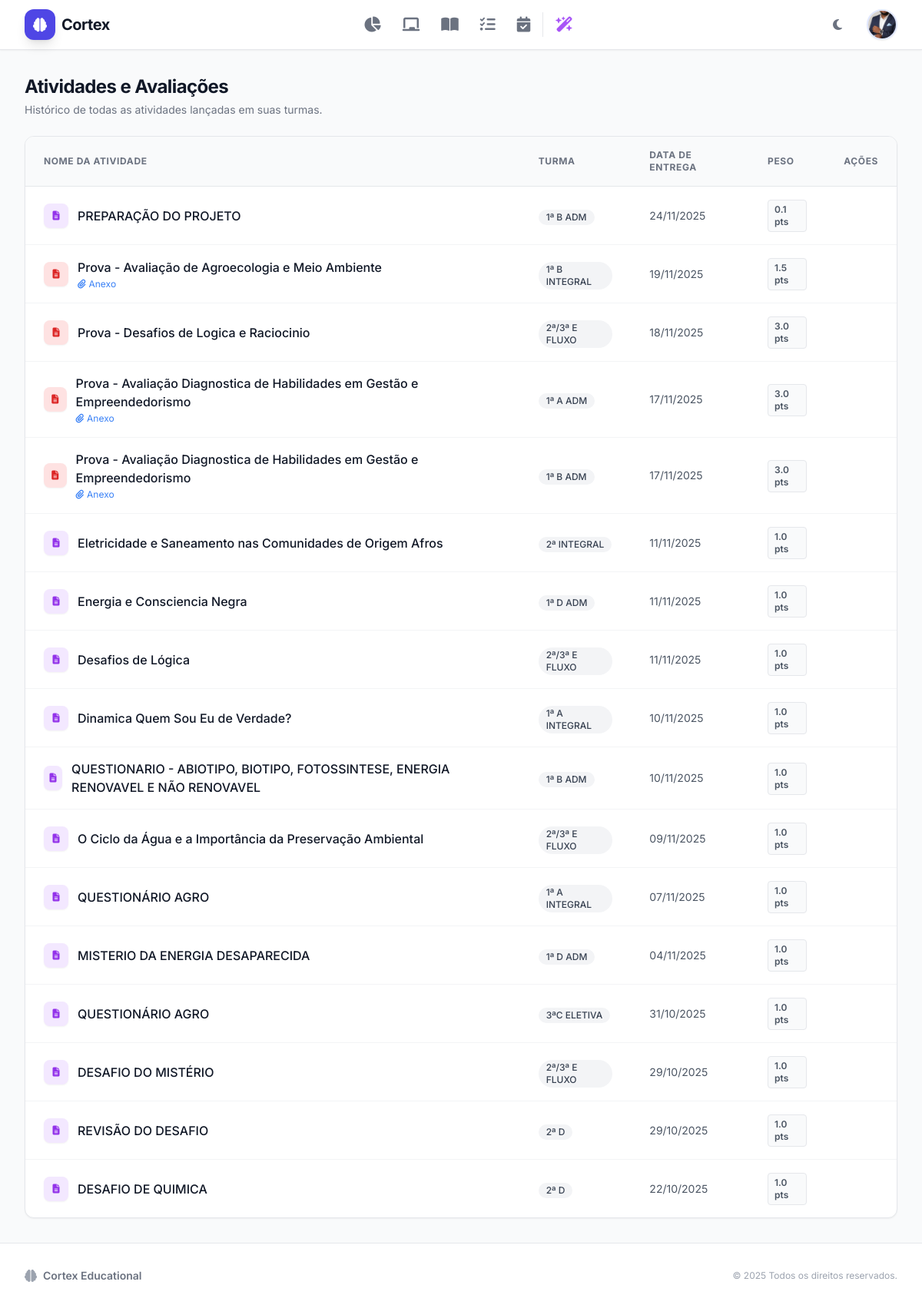
Screenshot of /atividades/listar (signed in) with the database file from the repository.
### models.py (models this page shows, shortened)
class User(db.Model, UserMixin):
    __tablename__ = 'users'
    id = db.Column(db.Integer, primary_key=True)
    username = db.Column(db.String(80), unique=True, nullable=False)
    password_hash = db.Column(db.String(128), nullable=False)
    is_professor = db.Column(db.Boolean, default=True) # Se False, é aluno ou admin
    is_admin = db.Column(db.Boolean, default=False)    # Se True, vê dados de todos
    escola_id = db.Column(db.Integer, db.ForeignKey('escolas.id'), nullable=True)
    email_contato = db.Column(db.String(120), nullable=True)
    telefone = db.Column(db.String(20), nullable=True)
    foto_perfil_path = db.Column(db.String(255), nullable=True)
    genero = db.Column(db.String(20), default='Masculino')
    lembretes = db.relationship('Lembrete', backref='autor', lazy=True, cascade='all, delete-orphan')
    turmas = db.relationship('Turma', backref='autor', lazy=True, cascade='all, delete-orphan')
    horarios = db.relationship('Horario', backref='autor', lazy=True, cascade='all, delete-orphan')
    entradas_diario = db.relationship('DiarioBordo', backref='autor_diario', lazy=True, cascade='all, delete-orphan', foreign_keys='DiarioBordo.id_user')
    notificacoes = db.relationship('Notificacao', backref='destinatario', lazy=True, cascade='all, delete-orphan')

class Atividade(db.Model):
    __tablename__ = 'atividades'
    id = db.Column(db.Integer, primary_key=True)
    id_turma = db.Column(db.Integer, db.ForeignKey('turmas.id'), nullable=True)
    titulo = db.Column(db.String(100))
    tipo = db.Column(db.String(50), default='Atividade') # Ex: Prova, Trabalho, Caderno
    peso = db.Column(db.Float) # Representa o valor total (ex: 10.0)
    data = db.Column(db.Date)
    descricao = db.Column(db.Text)
    nome_arquivo_anexo = db.Column(db.String(255), nullable=True)
    path_arquivo_anexo = db.Column(db.String(255), nullable=True)
    presencas = db.relationship('Presenca', backref='atividade', lazy=True, cascade='all, delete-orphan')
    habilidades = db.relationship('Habilidade', secondary=atividade_habilidade, backref='atividades')

class Turma(db.Model):
    __tablename__ = 'turmas'
    id = db.Column(db.Integer, primary_key=True)
    nome = db.Column(db.String(100), nullable=False)
    descricao = db.Column(db.Text)
    turno = db.Column(db.String(50)) # Ex: Matutino, Vespertino, Noturno
    id_user = db.Column(db.Integer, db.ForeignKey('users.id'), nullable=False)
    alunos = db.relationship('Aluno', backref='turma', lazy=True)
    atividades = db.relationship('Atividade', backref='turma', lazy=True, cascade='all, delete-orphan')
    planos_de_aula = db.relationship('PlanoDeAula', backref='turma', lazy=True, cascade='all, delete-orphan')

### blueprints/core.py (the view)
@core_bp.route('/atividades/listar')
@login_required
def listar_atividades():
    turmas_ids = [t.id for t in current_user.turmas]
    if not turmas_ids:
        atividades = []
    else:
        atividades = Atividade.query.filter(Atividade.id_turma.in_(turmas_ids)).order_by(Atividade.data.desc()).all()
    return render_template('listar_atividades.html', atividades=atividades)

### templates/listar_atividades.html (shortened to what this page needs)
{% extends "base.html" %}
{% block content %}
<div class="space-y-6">
    <div class="flex flex-col sm:flex-row sm:items-center justify-between gap-4">
        <div>
            <h1 class="text-2xl font-bold text-gray-900 tracking-tight font-display">Atividades e Avaliações</h1>
            <p class="text-sm text-gray-500 mt-1">Histórico de todas as atividades lançadas em suas turmas.</p>
        </div>
    </div>
    <div class="bg-white rounded-xl shadow-sm border border-gray-200 overflow-hidden">
        <div class="overflow-x-auto">
            <table class="w-full text-left border-collapse">
                <thead>
                    <tr class="bg-gray-50 border-b border-gray-200 text-xs uppercase text-gray-500 font-semibold tracking-wider">
                        <th class="px-6 py-4">Nome da Atividade</th>
                        <th class="px-6 py-4">Turma</th>
                        <th class="px-6 py-4">Data de Entrega</th>
                        <th class="px-6 py-4">Peso</th>
                        <th class="px-6 py-4 text-right">Ações</th>
                    </tr>
                </thead>
                <tbody class="divide-y divide-gray-100">
                    {% for atividade in atividades %}
                    <tr class="hover:bg-gray-50 transition-colors group">
                        <td class="px-6 py-4">
                            <div class="flex items-center gap-3">
                                <div class="w-8 h-8 rounded-lg
                                    {% if 'Prova' in atividade.titulo %}bg-red-100 text-red-600
                                    {% elif 'Trabalho' in atividade.titulo %}bg-blue-100 text-blue-600
                                    {% else %}bg-purple-100 text-purple-600{% endif %}
                                    flex items-center justify-center text-xs shadow-sm">
                                    <i class="fas fa-file-alt"></i>
                                </div>
                                <div>
                                    <span class="font-medium text-gray-900 block">{{ atividade.titulo }}</span>
                                    {% if atividade.path_arquivo_anexo %}
                                        <span class="text-xs text-blue-500 flex items-center gap-1 mt-0.5">
                                            <i class="fas fa-paperclip"></i> Anexo
                                        </span>
                                    {% endif %}
                                </div>
                            </div>
                        </td>
                        <td class="px-6 py-4">
                            {% if atividade.turma %}
                                <a href="{{ url_for('alunos.turma', id_turma=atividade.turma.id) }}" class="inline-flex items-center px-2.5 py-0.5 rounded-full text-xs font-medium bg-gray-100 text-gray-700 hover:bg-indigo-50 hover:text-indigo-700 transition-colors">
                                    {{ atividade.turma.nome }}
                                </a>
                            {% else %}
                                <span class="text-gray-400 text-xs">-</span>
                            {% endif %}
                        </td>
                        <td class="px-6 py-4 text-sm text-gray-600">
                            {{ atividade.data.strftime('%d/%m/%Y') if atividade.data else 'Sem data' }}
                        </td>
                        <td class="px-6 py-4">
                            <span class="inline-flex items-center px-2 py-1 rounded text-xs font-semibold text-gray-600 bg-gray-50 border border-gray-200">
                                {{ atividade.peso }} pts
                            </span>
                        </td>
                        <td class="px-6 py-4 text-right">
                        </td>
                    </tr>
                    {% endfor %}
                </tbody>
            </table>
        </div>
    </div>
</div>
{% endblock %}

### templates/base.html (shortened to what this page needs)
<!DOCTYPE html>
<html lang="pt-br" class="light">
<head>
    <script src="https://cdn.tailwindcss.com"></script>
    <link rel="stylesheet" href="https://cdnjs.cloudflare.com/ajax/libs/font-awesome/6.4.0/css/all.min.css">
</head>
<body class="bg-gray-50 text-gray-800 flex flex-col min-h-screen dark:bg-gray-900 dark:text-gray-100 transition-colors duration-300">
    <nav class="bg-white border-b border-gray-200 sticky top-0 z-50 shadow-sm dark:bg-gray-800 dark:border-gray-700">
        <div class="max-w-7xl mx-auto px-4 sm:px-6 lg:px-8">
            <div class="flex justify-between h-16">
                <div class="flex items-center">
                    <a href="{{ url_for('core.index') }}" class="flex items-center gap-2 group">
                        <div class="w-10 h-10 bg-indigo-600 rounded-xl flex items-center justify-center text-white shadow-lg transform group-hover:scale-105 transition-transform">
                            <i class="fas fa-brain text-lg"></i>
                        </div>
                        <span class="font-bold text-xl text-gray-900 tracking-tight hidden sm:block group-hover:text-indigo-600 transition-colors dark:text-white dark:group-hover:text-indigo-400">Cortex</span>
                    </a>
                </div>
                {% if current_user.is_authenticated %}
                <div class="hidden md:flex items-center justify-center space-x-1">
                    <a href="{{ url_for('core.dashboard') }}" class="nav-item p-3 rounded-xl text-gray-500 hover:bg-indigo-50 hover:text-indigo-600 transition-all duration-200 dark:text-gray-400 dark:hover:bg-gray-700 dark:hover:text-indigo-400 group">
                        <i class="fas fa-chart-pie text-xl"></i>
                    </a>
                    <a href="{{ url_for('core.listar_turmas') }}" class="nav-item p-3 rounded-xl text-gray-500 hover:bg-indigo-50 hover:text-indigo-600 transition-all duration-200 dark:text-gray-400 dark:hover:bg-gray-700 dark:hover:text-indigo-400 group">
                        <i class="fas fa-chalkboard text-xl"></i>
                    </a>
                    <a href="{{ url_for('planos.listar_planos') }}" class="nav-item p-3 rounded-xl text-gray-500 hover:bg-indigo-50 hover:text-indigo-600 transition-all duration-200 dark:text-gray-400 dark:hover:bg-gray-700 dark:hover:text-indigo-400 group">
                        <i class="fas fa-book-open text-xl"></i>
                    </a>
                    <a href="{{ url_for('core.listar_atividades') }}" class="nav-item p-3 rounded-xl text-gray-500 hover:bg-indigo-50 hover:text-indigo-600 transition-all duration-200 dark:text-gray-400 dark:hover:bg-gray-700 dark:hover:text-indigo-400 group">
                        <i class="fas fa-tasks text-xl"></i>
                    </a>
                    <a href="{{ url_for('planos.diario_bordo') }}" class="nav-item p-3 rounded-xl text-gray-500 hover:bg-indigo-50 hover:text-indigo-600 transition-all duration-200 dark:text-gray-400 dark:hover:bg-gray-700 dark:hover:text-indigo-400 group">
                        <i class="fas fa-calendar-check text-xl"></i>
                    </a>
                    <a href="{{ url_for('planos.gerar_prova') }}" class="nav-item p-3 rounded-xl text-purple-500 hover:bg-purple-50 hover:text-purple-600 transition-all duration-200 dark:text-purple-400 dark:hover:bg-gray-700 group" title="IA Generator">
                        <i class="fas fa-wand-magic-sparkles text-xl"></i>
                    </a>
                </div>
                <div class="hidden md:flex items-center gap-4">
                    <button id="theme-toggle" class="p-2 rounded-lg text-gray-500 hover:bg-gray-100 dark:text-gray-400 dark:hover:bg-gray-700 focus:outline-none transition-colors" title="Alternar Tema">
                        <i class="fas fa-moon" id="theme-icon"></i>
                    </button>
                    <div class="relative group ml-2">
                        <button type="button" class="flex items-center focus:outline-none transition-transform hover:scale-105">
                            {% if current_user.foto_perfil_path %}
                                <img class="h-10 w-10 rounded-full object-cover border-2 border-indigo-100 shadow-sm hover:border-indigo-300 transition-colors"
                                     src="{{ url_for('static', filename='uploads/' + current_user.foto_perfil_path) }}"
                                     alt="Perfil"
                                     onerror="this.style.display='none'; this.nextElementSibling.style.display='flex';">
                            {% else %}
                                <div class="h-10 w-10 rounded-full bg-gradient-to-br from-indigo-500 to-purple-600 text-white flex items-center justify-center font-bold text-sm shadow-md border-2 border-white dark:border-gray-800">
                                    {{ current_user.username[:2].upper() }}
                                </div>
                            {% endif %}
                        </button>
                    </div>
                </div>
                {% endif %}
            </div>
        </div>
    </nav>
    <main class="flex-grow py-8 bg-gray-50 dark:bg-gray-900 transition-colors duration-300">
        <div class="max-w-7xl mx-auto px-4 sm:px-6 lg:px-8">
            {% block content %}{% endblock %}
        </div>
    </main>
    <footer class="bg-white border-t border-gray-200 mt-auto dark:bg-gray-800 dark:border-gray-700">
        <div class="max-w-7xl mx-auto py-8 px-4 sm:px-6 lg:px-8">
            <div class="flex flex-col md:flex-row justify-between items-center gap-4">
                <div class="flex items-center gap-2">
                    <i class="fas fa-brain text-gray-400"></i>
                    <span class="text-sm font-semibold text-gray-500 dark:text-gray-400">Cortex Educational</span>
                </div>
                <p class="text-center text-xs text-gray-400 dark:text-gray-500">
                    &copy; 2025 Todos os direitos reservados.
                </p>
            </div>
        </div>
    </footer>
</body>
</html>

### templates/base.html (style rules this page uses)
body { font-family: 'Inter', sans-serif; }
.nav-item { position: relative; display: flex; align-items: center; justify-content: center; }

### rows the page displays
User: foto_perfil_path (picture)
Atividade: titulo "PREPARAÇÃO DO PROJETO", turma.nome "1ª B ADM", data "24/11/2025", peso "0.1"
Atividade: titulo "Prova - Avaliação de Agroecologia e Meio Ambiente", shows "Anexo", turma.nome "1ª B INTEGRAL", data "19/11/2025", peso "1.5"
Atividade: titulo "Prova - Desafios de Logica e Raciocinio", turma.nome "2ª/3ª E FLUXO", data "18/11/2025", peso "3.0"
Atividade: titulo "Prova - Avaliação Diagnostica de Habilidades em Gestão e Empreendedorismo", shows "Anexo", turma.nome "1ª A ADM", data "17/11/2025", peso "3.0"
Atividade: titulo "Prova - Avaliação Diagnostica de Habilidades em Gestão e Empreendedorismo", shows "Anexo", turma.nome "1ª B ADM", data "17/11/2025", peso "3.0"
Atividade: titulo "Eletricidade e Saneamento nas Comunidades de Origem Afros", turma.nome "2ª INTEGRAL", data "11/11/2025", peso "1.0"
Atividade: titulo "Energia e Consciencia Negra", turma.nome "1ª D ADM", data "11/11/2025", peso "1.0"
Atividade: titulo "Desafios de Lógica", turma.nome "2ª/3ª E FLUXO", data "11/11/2025", peso "1.0"
Atividade: titulo "Dinamica Quem Sou Eu de Verdade?", turma.nome "1ª A INTEGRAL", data "10/11/2025", peso "1.0"
Atividade: titulo "QUESTIONARIO - ABIOTIPO, BIOTIPO, FOTOSSINTESE, ENERGIA RENOVAVEL E NÃO RENOVAVEL", turma.nome "1ª B ADM", data "10/11/2025", peso "1.0"
Atividade: titulo "O Ciclo da Água e a Importância da Preservação Ambiental", turma.nome "2ª/3ª E FLUXO", data "09/11/2025", peso "1.0"
Atividade: titulo "QUESTIONÁRIO AGRO", turma.nome "1ª A INTEGRAL", data "07/11/2025", peso "1.0"
Atividade: titulo "MISTERIO DA ENERGIA DESAPARECIDA", turma.nome "1ª D ADM", data "04/11/2025", peso "1.0"
Atividade: titulo "QUESTIONÁRIO AGRO", turma.nome "3ªC ELETIVA", data "31/10/2025", peso "1.0"
Atividade: titulo "DESAFIO DO MISTÉRIO", turma.nome "2ª/3ª E FLUXO", data "29/10/2025", peso "1.0"
Atividade: titulo "REVISÃO DO DESAFIO", turma.nome "2ª D", data "29/10/2025", peso "1.0"
Atividade: titulo "DESAFIO DE QUIMICA", turma.nome "2ª D", data "22/10/2025", peso "1.0"
